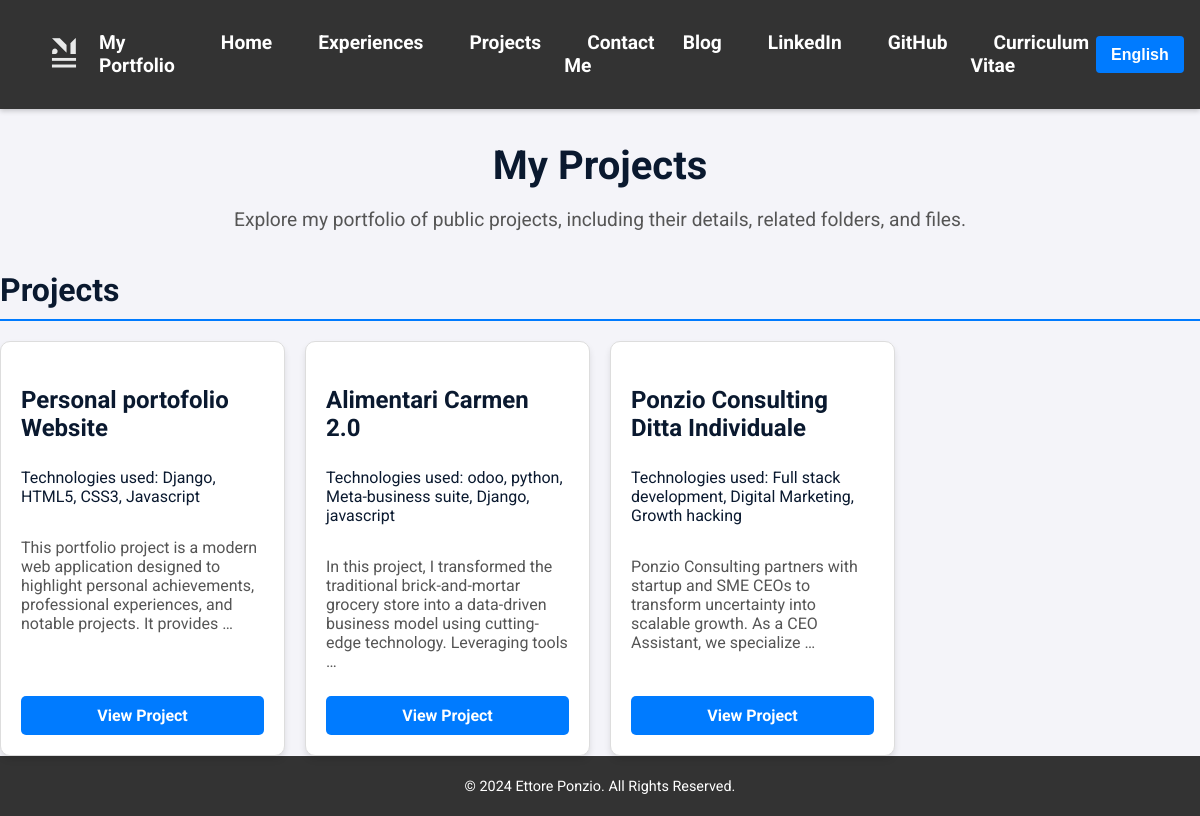
The page /en/projects/ on the database as committed earlier.
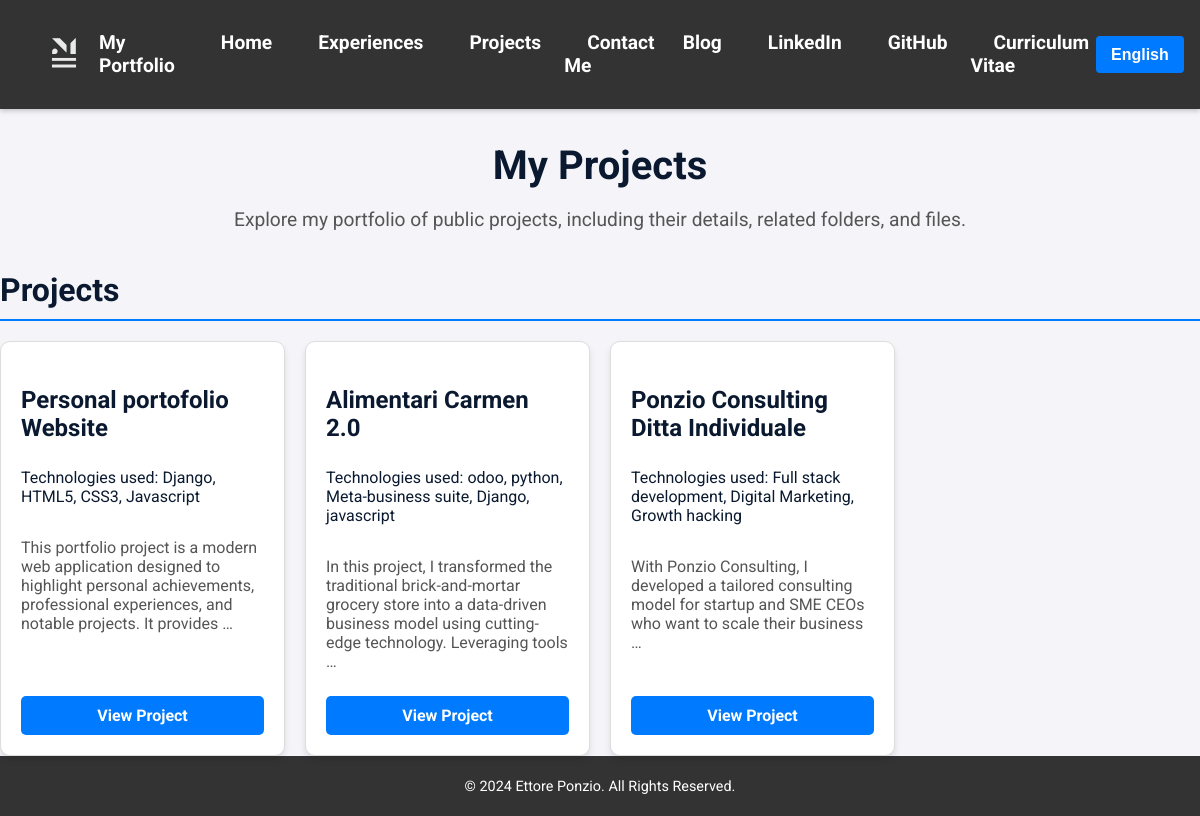
The same page on the database as committed later.
### portfolio/models.py (models this page shows, shortened)
class Project(models.Model):
    title_en = models.CharField(
        max_length=100,
        help_text=_("Title of the project in English."),
        verbose_name=_("Title (EN)")
    )
    title_it = models.CharField(
        max_length=100,
        help_text=_("Title of the project in Italian."),
        verbose_name=_("Title (IT)")
    )
    description_en = models.TextField(
        help_text=_("Detailed description of the project in English."),
        verbose_name=_("Description (EN)")
    )
    description_it = models.TextField(
        help_text=_("Detailed description of the project in Italian."),
        verbose_name=_("Description (IT)")
    )
    date = models.DateField(
        help_text=_("Date of project completion or start date."),
        verbose_name=_("Date")
    )
    technologies = models.CharField(
        max_length=200,
        help_text=_("Comma-separated list of technologies used."),
        verbose_name=_("Technologies")
    )
    public_url = models.URLField(
        blank=True,
        null=True,
        help_text=_("Public link, e.g., GitHub or live demo."),
        verbose_name=_("Public URL")
    )
    private_url = models.URLField(
        blank=True,
        null=True,
        help_text=_("Private link, e.g., Google Drive or restricted resource."),
        verbose_name=_("Private URL")
    )
    is_public = models.BooleanField(
        default=True,
        help_text=_("Flag to indicate if project is publicly visible."),
        verbose_name=_("Is Public")
    )
    google_file_id = models.CharField(
        max_length=100,
        blank=True,
        null=True,
        help_text=_("Google File ID for embedding a presentation."),
        verbose_name=_("Google File ID")
    )
    onedrive_share_link = models.URLField(
        max_length=2000,
        blank=True,
        null=True,
        help_text=_("OneDrive share link for embedding a presentation"),
        verbose_name=_("OneDrive_Link")
    )
    class Meta:
        verbose_name = _("Project")
        verbose_name_plural = _("Projects")

### portfolio/views.py (the view)
# urls.py: path('projects/', views.projects, name='projects'),
def projects(request):
    user_language = get_language()  # Detect the current language (e.g., 'en' or 'it')
    projects = Project.objects.prefetch_related('folders__files').filter(is_public=True)
    for project in projects:
        if user_language == 'it':
            project.display_title = project.title_it
            project.display_description = project.description_it
        else:
            project.display_title = project.title_en
            project.display_description = project.description_en
    context = {'projects': projects}
    return render(request, 'portfolio/projects.html', context)

### portfolio/templates/portfolio/projects.html (shortened to what this page needs)
{% extends 'portfolio/base.html' %}
{% load static %}
{% load i18n %}
{% block styles %}
    <link rel="stylesheet" href="{% static 'portfolio/css/project.css' %}">
{% endblock %}
{% block content %}
<article class="projects-page">
    <header>
        <h1 class="page-title">{% trans "My Projects" %}</h1>
        <p class="page-subtitle">
            {% trans "Explore my portfolio of public projects, including their details, related folders, and files." %}
        </p>
    </header>
    <section class="projects-grid" aria-labelledby="projects-heading">
        <h2 id="projects-heading" class="section-heading">{% trans "Projects" %}</h2>
        {% if projects %}
            <div class="grid">
                {% for project in projects %}
                    <div class="project-card">
                        <h3 class="project-card-title">{{ project.display_title }}</h3>
                        <p class="project-card-tech">{% trans "Technologies used:" %} {{project.technologies}} </p>
                        <p class="project-card-description">{{ project.display_description|truncatewords:20 }}</p>
                        <a href="{% url 'portfolio:project_detail' project.id %}" class="btn">{% trans "View Project" %}</a>
                    </div>
                {% endfor %}
            </div>
        {% else %}
            <p>{% trans "No projects available at the moment." %}</p>
        {% endif %}
    </section>
</article>
{% endblock %}

Rows that differ between the two databases and show on the page:
changed Project "Ponzio Consulting Ditta Individuale": display_description "Ponzio Consulting partners with startup and SME CEOs to transform uncertainty into scalable growth. As a CEO Assistant, we specialize …" → "With Ponzio Consulting, I developed a tailored consulting model for startup and SME CEOs who want to scale their business …"
